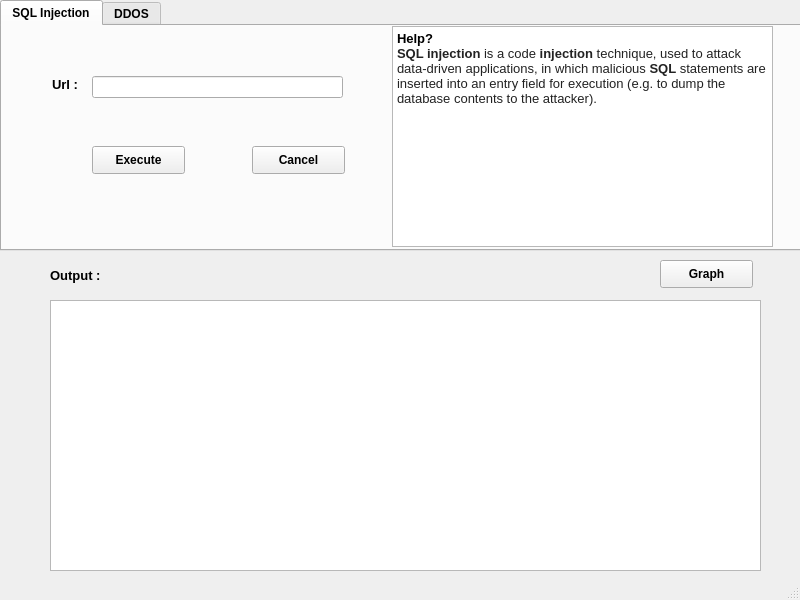
<?xml version="1.0" encoding="UTF-8"?>
<ui version="4.0">
 <class>MainWindow</class>
 <widget class="QMainWindow" name="MainWindow">
  <property name="geometry">
   <rect>
    <x>0</x>
    <y>0</y>
    <width>800</width>
    <height>600</height>
   </rect>
  </property>
  <property name="windowTitle">
   <string>RedFlag</string>
  </property>
  <property name="windowIcon">
   <iconset>
    <normaloff>../../Users/Arun/Downloads/LogoMakr_4Ox8H5.png</normaloff>../../Users/Arun/Downloads/LogoMakr_4Ox8H5.png</iconset>
  </property>
  <widget class="QWidget" name="centralwidget">
   <widget class="QTabWidget" name="tab_whole">
    <property name="geometry">
     <rect>
      <x>0</x>
      <y>0</y>
      <width>801</width>
      <height>251</height>
     </rect>
    </property>
    <property name="font">
     <font>
      <weight>75</weight>
      <bold>true</bold>
     </font>
    </property>
    <property name="acceptDrops">
     <bool>false</bool>
    </property>
    <property name="autoFillBackground">
     <bool>false</bool>
    </property>
    <property name="currentIndex">
     <number>0</number>
    </property>
    <widget class="QWidget" name="tab_sql">
     <attribute name="title">
      <string>SQL Injection</string>
     </attribute>
     <widget class="QLabel" name="label_url_sql">
      <property name="geometry">
       <rect>
        <x>50</x>
        <y>50</y>
        <width>41</width>
        <height>16</height>
       </rect>
      </property>
      <property name="font">
       <font>
        <pointsize>10</pointsize>
        <weight>75</weight>
        <bold>true</bold>
       </font>
      </property>
      <property name="text">
       <string>Url :</string>
      </property>
     </widget>
     <widget class="QLineEdit" name="input_url_sql">
      <property name="geometry">
       <rect>
        <x>90</x>
        <y>50</y>
        <width>251</width>
        <height>22</height>
       </rect>
      </property>
     </widget>
     <widget class="QPushButton" name="button_ok">
      <property name="geometry">
       <rect>
        <x>90</x>
        <y>120</y>
        <width>93</width>
        <height>28</height>
       </rect>
      </property>
      <property name="font">
       <font>
        <weight>75</weight>
        <bold>true</bold>
       </font>
      </property>
      <property name="text">
       <string>Execute</string>
      </property>
     </widget>
     <widget class="QPushButton" name="button_cancel">
      <property name="geometry">
       <rect>
        <x>250</x>
        <y>120</y>
        <width>93</width>
        <height>28</height>
       </rect>
      </property>
      <property name="font">
       <font>
        <weight>75</weight>
        <bold>true</bold>
       </font>
      </property>
      <property name="text">
       <string>Cancel</string>
      </property>
     </widget>
     <widget class="QTextEdit" name="textEdit_sql">
      <property name="geometry">
       <rect>
        <x>390</x>
        <y>0</y>
        <width>381</width>
        <height>221</height>
       </rect>
      </property>
      <property name="html">
       <string>&lt;!DOCTYPE HTML PUBLIC &quot;-//W3C//DTD HTML 4.0//EN&quot; &quot;http://www.w3.org/TR/REC-html40/strict.dtd&quot;&gt;
&lt;html&gt;&lt;head&gt;&lt;meta name=&quot;qrichtext&quot; content=&quot;1&quot; /&gt;&lt;style type=&quot;text/css&quot;&gt;
p, li { white-space: pre-wrap; }
&lt;/style&gt;&lt;/head&gt;&lt;body style=&quot; font-family:'MS Shell Dlg 2'; font-size:7.8pt; font-weight:600; font-style:normal;&quot;&gt;
&lt;p style=&quot; margin-top:0px; margin-bottom:0px; margin-left:0px; margin-right:0px; -qt-block-indent:0; text-indent:0px;&quot;&gt;&lt;span style=&quot; font-size:10pt;&quot;&gt;Help?&lt;/span&gt;&lt;/p&gt;
&lt;p style=&quot; margin-top:0px; margin-bottom:0px; margin-left:0px; margin-right:0px; -qt-block-indent:0; text-indent:0px;&quot;&gt;&lt;span style=&quot; font-family:'arial,sans-serif'; font-size:10pt; color:#222222; background-color:#ffffff;&quot;&gt;SQL injection&lt;/span&gt;&lt;span style=&quot; font-family:'arial,sans-serif'; font-size:10pt; font-weight:400; color:#222222; background-color:#ffffff;&quot;&gt; is a code &lt;/span&gt;&lt;span style=&quot; font-family:'arial,sans-serif'; font-size:10pt; color:#222222; background-color:#ffffff;&quot;&gt;injection&lt;/span&gt;&lt;span style=&quot; font-family:'arial,sans-serif'; font-size:10pt; font-weight:400; color:#222222; background-color:#ffffff;&quot;&gt; technique, used to attack data-driven applications, in which malicious &lt;/span&gt;&lt;span style=&quot; font-family:'arial,sans-serif'; font-size:10pt; color:#222222; background-color:#ffffff;&quot;&gt;SQL&lt;/span&gt;&lt;span style=&quot; font-family:'arial,sans-serif'; font-size:10pt; font-weight:400; color:#222222; background-color:#ffffff;&quot;&gt; statements are inserted into an entry field for execution (e.g. to dump the database contents to the attacker).&lt;/span&gt;&lt;/p&gt;&lt;/body&gt;&lt;/html&gt;</string>
      </property>
     </widget>
    </widget>
    <widget class="QWidget" name="tab_ddos">
     <attribute name="title">
      <string>DDOS</string>
     </attribute>
     <widget class="QLineEdit" name="input_url_ddos">
      <property name="geometry">
       <rect>
        <x>110</x>
        <y>70</y>
        <width>211</width>
        <height>22</height>
       </rect>
      </property>
     </widget>
     <widget class="QLabel" name="label_url_ddos">
      <property name="geometry">
       <rect>
        <x>60</x>
        <y>70</y>
        <width>41</width>
        <height>16</height>
       </rect>
      </property>
      <property name="font">
       <font>
        <pointsize>10</pointsize>
        <weight>75</weight>
        <bold>true</bold>
       </font>
      </property>
      <property name="text">
       <string>Url :</string>
      </property>
     </widget>
     <widget class="QPushButton" name="button_ok_2">
      <property name="geometry">
       <rect>
        <x>100</x>
        <y>120</y>
        <width>71</width>
        <height>28</height>
       </rect>
      </property>
      <property name="font">
       <font>
        <weight>75</weight>
        <bold>true</bold>
       </font>
      </property>
      <property name="text">
       <string>Execute</string>
      </property>
     </widget>
     <widget class="QPushButton" name="button_cancel_2">
      <property name="geometry">
       <rect>
        <x>240</x>
        <y>120</y>
        <width>81</width>
        <height>28</height>
       </rect>
      </property>
      <property name="font">
       <font>
        <weight>75</weight>
        <bold>true</bold>
       </font>
      </property>
      <property name="text">
       <string>Cancel</string>
      </property>
     </widget>
     <widget class="QTextEdit" name="textEdit_ddos">
      <property name="geometry">
       <rect>
        <x>390</x>
        <y>0</y>
        <width>381</width>
        <height>221</height>
       </rect>
      </property>
      <property name="html">
       <string>&lt;!DOCTYPE HTML PUBLIC &quot;-//W3C//DTD HTML 4.0//EN&quot; &quot;http://www.w3.org/TR/REC-html40/strict.dtd&quot;&gt;
&lt;html&gt;&lt;head&gt;&lt;meta name=&quot;qrichtext&quot; content=&quot;1&quot; /&gt;&lt;style type=&quot;text/css&quot;&gt;
p, li { white-space: pre-wrap; }
&lt;/style&gt;&lt;/head&gt;&lt;body style=&quot; font-family:'MS Shell Dlg 2'; font-size:7.8pt; font-weight:600; font-style:normal;&quot;&gt;
&lt;p style=&quot; margin-top:0px; margin-bottom:0px; margin-left:0px; margin-right:0px; -qt-block-indent:0; text-indent:0px;&quot;&gt;&lt;span style=&quot; font-size:10pt;&quot;&gt;Help?&lt;/span&gt;&lt;/p&gt;
&lt;p style=&quot; margin-top:0px; margin-bottom:0px; margin-left:0px; margin-right:0px; -qt-block-indent:0; text-indent:0px;&quot;&gt;&lt;span style=&quot; font-family:'arial,sans-serif'; font-size:10pt; color:#222222; background-color:#ffffff;&quot;&gt;Slowloris&lt;/span&gt;&lt;span style=&quot; font-family:'arial,sans-serif'; font-size:10pt; font-weight:400; color:#222222; background-color:#ffffff;&quot;&gt; is a type of denial of service attack tool invented by Rathienth Baskaran which allows a single machine to take down another machine's web server with minimal bandwidth and side effects on unrelated services and ports.&lt;/span&gt;&lt;/p&gt;&lt;/body&gt;&lt;/html&gt;</string>
      </property>
     </widget>
    </widget>
   </widget>
   <widget class="QLabel" name="label_output">
    <property name="geometry">
     <rect>
      <x>50</x>
      <y>260</y>
      <width>81</width>
      <height>31</height>
     </rect>
    </property>
    <property name="font">
     <font>
      <pointsize>10</pointsize>
      <weight>75</weight>
      <bold>true</bold>
     </font>
    </property>
    <property name="text">
     <string>Output :</string>
    </property>
   </widget>
   <widget class="QTextBrowser" name="output_screen">
    <property name="geometry">
     <rect>
      <x>50</x>
      <y>300</y>
      <width>711</width>
      <height>271</height>
     </rect>
    </property>
   </widget>
   <widget class="QPushButton" name="button_graph">
    <property name="geometry">
     <rect>
      <x>660</x>
      <y>260</y>
      <width>93</width>
      <height>28</height>
     </rect>
    </property>
    <property name="font">
     <font>
      <weight>75</weight>
      <bold>true</bold>
     </font>
    </property>
    <property name="text">
     <string>Graph</string>
    </property>
   </widget>
  </widget>
  <widget class="QStatusBar" name="statusbar"/>
 </widget>
 <resources/>
 <connections/>
</ui>
